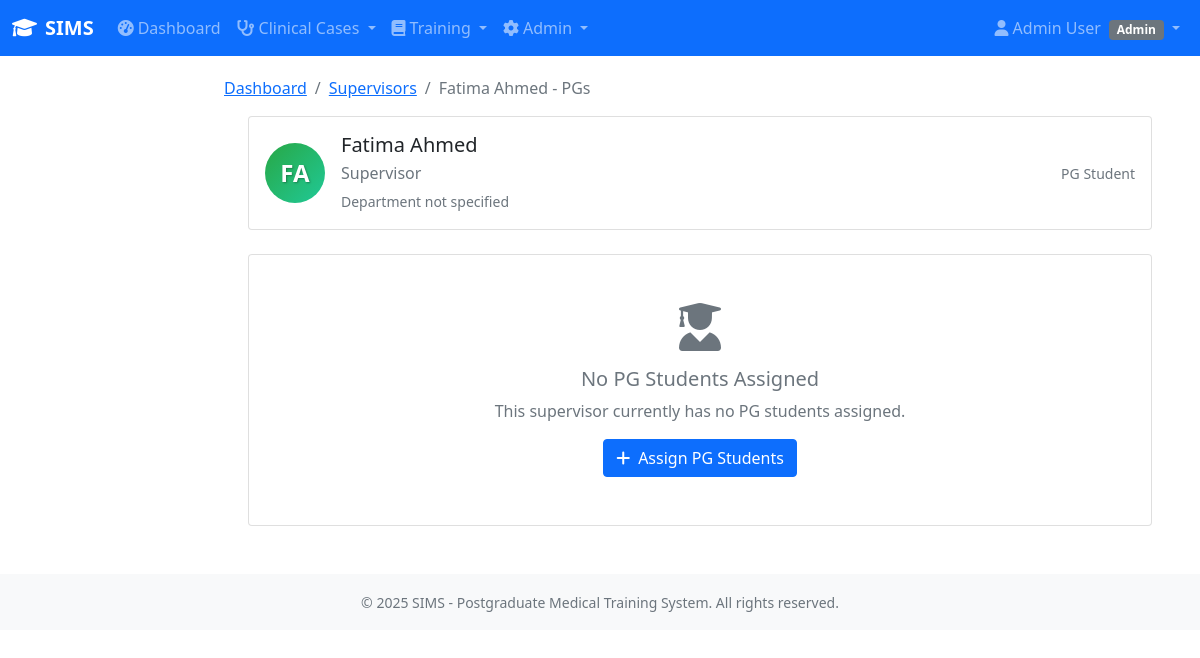
Screenshot of /users/supervisor/5/pgs/ (signed in) with the database file from the repository.
### sims/users/models.py (models this page shows, shortened)
class User(AbstractUser):
    role = models.CharField(
        max_length=20,
        choices=USER_ROLES,
        help_text="User role determines access permissions in SIMS"
    )
    specialty = models.CharField(
        max_length=100,
        choices=SPECIALTY_CHOICES,
        blank=True,
        null=True,
        help_text="Medical specialty (required for PGs and Supervisors)"
    )
    year = models.CharField(
        max_length=10,
        choices=YEAR_CHOICES,
        blank=True,
        null=True,
        help_text="Training year (required for PGs)"
    )
    supervisor = models.ForeignKey(
        'self',
        on_delete=models.SET_NULL,
        null=True,
        blank=True,
        related_name='assigned_pgs',
        limit_choices_to={'role': 'supervisor'},
        help_text="Assigned supervisor (required for PGs)"
    )
    registration_number = models.CharField(
        max_length=50,
        blank=True,
        null=True,
        help_text="Medical council registration number"
    )
    phone_number = models.CharField(
        max_length=15,
        blank=True,
        null=True,
        help_text="Contact phone number"
    )
    created_by = models.ForeignKey(
        'self',
        on_delete=models.SET_NULL,
        null=True,
        blank=True,
        related_name='users_created',
        help_text="Admin who created this user account"
    )
    modified_by = models.ForeignKey(
        'self',
        on_delete=models.SET_NULL,
        null=True,
        blank=True,
        related_name='users_modified',
        help_text="Last admin to modify this user account"
    )
    last_login_ip = models.GenericIPAddressField(
        null=True,
        blank=True,
        help_text="IP address of last login"
    )
    is_archived = models.BooleanField(
        default=False,
        help_text="Mark as archived instead of deleting"
    )
    archived_date = models.DateTimeField(
        null=True,
        blank=True,
        help_text="Date when user was archived"
    )
    class Meta:
        verbose_name = "SIMS User"
        verbose_name_plural = "SIMS Users"
        ordering = ['role', 'last_name', 'first_name']
        indexes = [
            models.Index(fields=['role']),
            models.Index(fields=['specialty']),
            models.Index(fields=['supervisor']),
            models.Index(fields=['is_active']),
        ]
    def is_admin(self):
        return self.role == 'admin'

### sims/users/views.py (the view)
# urls.py: path('supervisor/<int:pk>/pgs/', views.SupervisorPGsView.as_view(), name='supervisor_pgs'),
class SupervisorPGsView(LoginRequiredMixin, DetailView):
    model = User
    template_name = 'users/supervisor_pgs.html'
    context_object_name = 'supervisor'
    def dispatch(self, request, *args, **kwargs):
        if not (request.user.is_admin() or request.user.pk == kwargs.get('pk')):
            raise PermissionDenied("Only admins or the supervisor themselves can view this")
        return super().dispatch(request, *args, **kwargs)

### sims/context_processors.py (called while the page is built, shortened)
def admin_stats_context(request):
    if not request.path.startswith('/admin/'):
        return {}

### templates/users/supervisor_pgs.html (shortened to what this page needs)
{% extends 'base/base.html' %}
{% load static %}
{% block breadcrumb %}
<nav aria-label="breadcrumb">
    <ol class="breadcrumb">
        <li class="breadcrumb-item"><a href="{% url 'users:dashboard' %}">Dashboard</a></li>
        <li class="breadcrumb-item"><a href="{% url 'users:supervisor_list' %}">Supervisors</a></li>
        <li class="breadcrumb-item active">{{ supervisor.get_full_name }} - PGs</li>
    </ol>
</nav>
{% endblock %}
{% block content %}
<div class="container-fluid">
    <div class="row mb-4">
        <div class="col-12">
            <div class="card">
                <div class="card-body">
                    <div class="d-flex align-items-center">
                        {% if supervisor.profile.avatar %}
                        <img src="{{ supervisor.profile.avatar.url }}" alt="{{ supervisor.get_full_name }}"
                             class="rounded-circle me-3" width="60" height="60" style="object-fit: cover;">
                        {% else %}
                        <div class="avatar-placeholder rounded-circle me-3 d-flex align-items-center justify-content-center"
                             style="width: 60px; height: 60px; background: linear-gradient(135deg, #28a745 0%, #20c997 100%); color: white; font-size: 1.5rem; font-weight: bold;">
                            {{ supervisor.first_name.0|upper }}{{ supervisor.last_name.0|upper }}
                        </div>
                        {% endif %}
                        <div class="flex-grow-1">
                            <h5 class="mb-1">{{ supervisor.get_full_name }}</h5>
                            <p class="text-muted mb-1">{{ supervisor.profile.designation|default:"Supervisor" }}</p>
                            <small class="text-muted">
                                {{ supervisor.profile.department|default:"Department not specified" }}
                            </small>
                        </div>
                        <div class="text-end">
                            <small class="text-muted">PG Student{{ pgs.count|pluralize }}</small>
                        </div>
                    </div>
                </div>
            </div>
        </div>
    </div>
    <div class="row">
        {% for pg in pgs %}
        <div class="col-lg-6 col-xl-4 mb-4">
            <div class="card h-100">
                <div class="card-body">
                    <div class="d-flex align-items-start">
                        {% if pg.profile.avatar %}
                        <img src="{{ pg.profile.avatar.url }}" alt="{{ pg.get_full_name }}"
                             class="rounded-circle me-3" width="50" height="50" style="object-fit: cover;">
                        {% else %}
                        <div class="avatar-placeholder rounded-circle me-3 d-flex align-items-center justify-content-center"
                             style="width: 50px; height: 50px; background: linear-gradient(135deg, #007bff 0%, #6610f2 100%); color: white; font-size: 1.2rem; font-weight: bold;">
                            {{ pg.first_name.0|upper }}{{ pg.last_name.0|upper }}
                        </div>
                        {% endif %}
                        <div class="flex-grow-1">
                            <h6 class="card-title mb-1">
                                <a href="{% url 'users:profile_detail' pg.profile.pk %}" class="text-decoration-none">
                                    {{ pg.get_full_name }}
                                </a>
                            </h6>
                            <p class="card-text text-muted small mb-2">
                                {% if pg.profile.year_of_residency %}
                                Year {{ pg.profile.year_of_residency }}
                                {% endif %}
                                {% if pg.profile.specialization %}
                                • {{ pg.profile.specialization }}
                                {% endif %}
                            </p>
                            <div class="row text-center small">
                                <div class="col-4">
                                    <div class="text-primary fw-bold">{{ pg.logbook_entries.count }}</div>
                                    <div class="text-muted">Logbook</div>
                                </div>
                                <div class="col-4">
                                    <div class="text-success fw-bold">{{ pg.cases.count }}</div>
                                    <div class="text-muted">Cases</div>
                                </div>
                                <div class="col-4">
                                    <div class="text-info fw-bold">{{ pg.certificates.count }}</div>
                                    <div class="text-muted">Certificates</div>
                                </div>
                            </div>
                        </div>
                    </div>
                </div>
                <div class="card-footer bg-light">
                    <div class="d-flex justify-content-between align-items-center">
                        <small class="text-muted">
                            Last activity:
                            {% if pg.last_login %}
                            {{ pg.last_login|timesince }} ago
                            {% else %}
                            Never
                            {% endif %}
                        </small>
                        <div class="btn-group btn-group-sm">
                            <a href="{% url 'users:profile_detail' pg.profile.pk %}"
                               class="btn btn-outline-primary btn-sm" title="View Profile">
                                <i class="fas fa-eye"></i>
                            </a>
                            <a href="{% url 'logbook:list' %}?pg={{ pg.pk }}"
                               class="btn btn-outline-success btn-sm" title="View Logbook">
                                <i class="fas fa-book"></i>
                            </a>
                            <a href="{% url 'cases:case_list' %}?pg={{ pg.pk }}"
                               class="btn btn-outline-info btn-sm" title="View Cases">
                                <i class="fas fa-stethoscope"></i>
                            </a>
                        </div>
                    </div>
                </div>
            </div>
        </div>
        {% empty %}
        <div class="col-12">
            <div class="card">
                <div class="card-body text-center py-5">
                    <i class="fas fa-user-graduate fa-3x text-muted mb-3"></i>
                    <h5 class="text-muted">No PG Students Assigned</h5>
                    <p class="text-muted">This supervisor currently has no PG students assigned.</p>
                    {% if request.user.is_staff %}
                    <a href="{% url 'users:assign_supervisor' %}" class="btn btn-primary">
                        <i class="fas fa-plus me-2"></i>Assign PG Students
                    </a>
                    {% endif %}
                </div>
            </div>
        </div>
        {% endfor %}
    </div>
</div>
{% endblock %}

### templates/base/base.html (shortened to what this page needs)
<!DOCTYPE html>
<html lang="en">
<head>
    <link href="https://cdn.jsdelivr.net/npm/bootstrap@5.1.3/dist/css/bootstrap.min.css" rel="stylesheet">
    <link href="https://cdnjs.cloudflare.com/ajax/libs/font-awesome/6.0.0/css/all.min.css" rel="stylesheet">
    <link href="https://cdn.jsdelivr.net/npm/select2@4.1.0-rc.0/dist/css/select2.min.css" rel="stylesheet">
    <link href="https://cdn.jsdelivr.net/npm/select2-bootstrap-5-theme@1.3.0/dist/select2-bootstrap-5-theme.min.css" rel="stylesheet">
</head>
<body>
    <nav class="navbar navbar-expand-lg navbar-dark bg-primary">
        <div class="container-fluid">
            <a class="navbar-brand" href="{% url 'home' %}">
                <i class="fas fa-graduation-cap me-2"></i>SIMS
            </a>
            <div class="collapse navbar-collapse" id="navbarNav">
                <ul class="navbar-nav me-auto">
                    {% if user.is_authenticated %}
                        <li class="nav-item">
                            <a class="nav-link" href="{% url 'users:dashboard' %}">
                                <i class="fas fa-tachometer-alt me-1"></i>Dashboard
                            </a>
                        </li>
                        {% if user.role == 'pg' or user.role == 'supervisor' or user.role == 'admin' %}
                        <li class="nav-item dropdown">
                            <a class="nav-link dropdown-toggle" href="#" role="button" data-bs-toggle="dropdown">
                                <i class="fas fa-stethoscope me-1"></i>Clinical Cases
                            </a>
                        </li>
                        {% endif %}
                        <li class="nav-item dropdown">
                            <a class="nav-link dropdown-toggle" href="#" role="button" data-bs-toggle="dropdown">
                                <i class="fas fa-book me-1"></i>Training
                            </a>
                        </li>
                        {% if user.role == 'admin' %}
                        <li class="nav-item dropdown">
                            <a class="nav-link dropdown-toggle" href="#" role="button" data-bs-toggle="dropdown">
                                <i class="fas fa-cog me-1"></i>Admin
                            </a>
                        </li>
                        {% endif %}
                    {% endif %}
                </ul>
                <ul class="navbar-nav">
                    {% if user.is_authenticated %}
                        <li class="nav-item dropdown">
                            <a class="nav-link dropdown-toggle" href="#" role="button" data-bs-toggle="dropdown">
                                <i class="fas fa-user me-1"></i>{{ user.get_full_name|default:user.username }}
                                <span class="badge bg-secondary ms-1">{{ user.get_role_display }}</span>
                            </a>
                        </li>
                    {% else %}
                        <li class="nav-item">
                            <a class="nav-link" href="{% url 'users:login' %}">Login</a>
                        </li>
                    {% endif %}
                </ul>
            </div>
        </div>
    </nav>
    <div class="container-fluid">
        <div class="row">
            <main class="{% if not hide_sidebar %}col-md-9 ms-sm-auto col-lg-10 px-md-4{% else %}col-12{% endif %} main-content">
                {% block breadcrumb %}{% endblock %}
                {% block content %}{% endblock %}
            </main>
        </div>
    </div>
    <footer class="bg-light text-center text-muted py-3 mt-5">
        <div class="container">
            <small>&copy; 2025 SIMS - Postgraduate Medical Training System. All rights reserved.</small>
        </div>
    </footer>
</body>
</html>

### templates/base/base.html (style rules this page uses)
.navbar-brand { font-weight: bold; }
.main-content { padding-top: 20px; }

### templates/users/supervisor_pgs.html (style rules this page uses)
.avatar-placeholder { text-shadow: 1px 1px 2px rgba(0,0,0,0.3); }

### rows the page displays
User: get_full_name "Admin User", role "Admin"
User: get_full_name "Fatima Ahmed", first_name.0 "F", last_name.0 "A", profile.designation "Supervisor"

### other values shown
{{ supervisor.profile.department|default:"Department not specified" }} "Department not specified"
